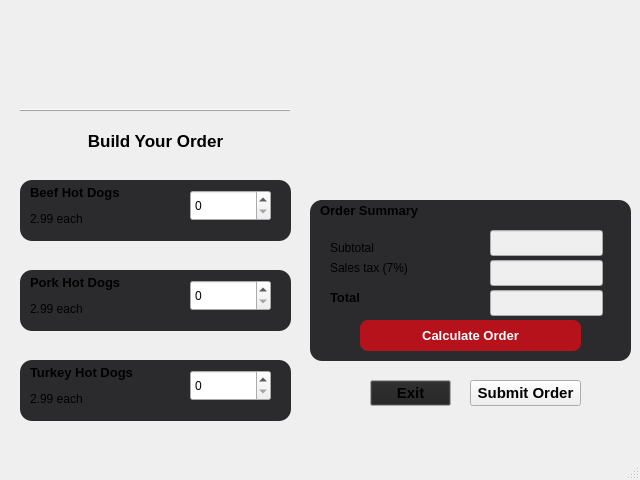
<?xml version="1.0" encoding="UTF-8"?>
<ui version="4.0">
 <class>MainWindow</class>
 <widget class="QMainWindow" name="MainWindow">
  <property name="geometry">
   <rect>
    <x>0</x>
    <y>0</y>
    <width>640</width>
    <height>480</height>
   </rect>
  </property>
  <property name="font">
   <font>
    <pointsize>11</pointsize>
   </font>
  </property>
  <property name="windowTitle">
   <string>BreeMcClimans- DroneDogs</string>
  </property>
  <widget class="QWidget" name="centralwidget">
   <widget class="QLabel" name="LabelTitle">
    <property name="geometry">
     <rect>
      <x>0</x>
      <y>0</y>
      <width>311</width>
      <height>121</height>
     </rect>
    </property>
    <property name="text">
     <string/>
    </property>
    <property name="pixmap">
     <pixmap>dronedogs_order_form_title_text.png</pixmap>
    </property>
    <property name="scaledContents">
     <bool>true</bool>
    </property>
   </widget>
   <widget class="QLabel" name="LabelLogo">
    <property name="geometry">
     <rect>
      <x>310</x>
      <y>0</y>
      <width>331</width>
      <height>191</height>
     </rect>
    </property>
    <property name="text">
     <string/>
    </property>
    <property name="pixmap">
     <pixmap>DroneDogsLogo.png</pixmap>
    </property>
    <property name="scaledContents">
     <bool>true</bool>
    </property>
   </widget>
   <widget class="QFrame" name="FrameOrderSummary">
    <property name="geometry">
     <rect>
      <x>310</x>
      <y>200</y>
      <width>321</width>
      <height>161</height>
     </rect>
    </property>
    <property name="styleSheet">
     <string notr="true">QFrame {
    background-color: #2B2B2E;
    border-radius: 12px;
}</string>
    </property>
    <property name="frameShape">
     <enum>QFrame::Shape::StyledPanel</enum>
    </property>
    <property name="frameShadow">
     <enum>QFrame::Shadow::Raised</enum>
    </property>
    <widget class="QPushButton" name="PushButtonCalcOrder">
     <property name="geometry">
      <rect>
       <x>50</x>
       <y>120</y>
       <width>221</width>
       <height>31</height>
      </rect>
     </property>
     <property name="styleSheet">
      <string notr="true">QPushButton {
    background-color: #B5121B;
    color: white;
    border: none;
    border-radius: 8px;
    padding: 8px 16px;
    font-size: 13px;
    font-weight: bold;
}

QPushButton:hover {
    background-color: #D71920;
}

QPushButton:pressed {
    background-color: #850C14;
}</string>
     </property>
     <property name="text">
      <string>Calculate Order</string>
     </property>
    </widget>
    <widget class="QLabel" name="LabelOrderSummary">
     <property name="geometry">
      <rect>
       <x>10</x>
       <y>0</y>
       <width>111</width>
       <height>21</height>
      </rect>
     </property>
     <property name="text">
      <string>&lt;html&gt;&lt;head/&gt;&lt;body&gt;&lt;p&gt;&lt;span style=&quot; font-size:10pt; font-weight:700;&quot;&gt;Order Summary&lt;/span&gt;&lt;/p&gt;&lt;/body&gt;&lt;/html&gt;</string>
     </property>
    </widget>
    <widget class="QLabel" name="LabelSubtotal">
     <property name="geometry">
      <rect>
       <x>20</x>
       <y>40</y>
       <width>49</width>
       <height>16</height>
      </rect>
     </property>
     <property name="text">
      <string>Subtotal</string>
     </property>
    </widget>
    <widget class="QLabel" name="LabelSalesTax">
     <property name="geometry">
      <rect>
       <x>20</x>
       <y>60</y>
       <width>81</width>
       <height>16</height>
      </rect>
     </property>
     <property name="text">
      <string>Sales tax (7%)</string>
     </property>
    </widget>
    <widget class="QLabel" name="LabelTotal">
     <property name="geometry">
      <rect>
       <x>20</x>
       <y>90</y>
       <width>49</width>
       <height>16</height>
      </rect>
     </property>
     <property name="text">
      <string>&lt;html&gt;&lt;head/&gt;&lt;body&gt;&lt;p&gt;&lt;span style=&quot; font-size:10pt; font-weight:700;&quot;&gt;Total&lt;/span&gt;&lt;/p&gt;&lt;/body&gt;&lt;/html&gt;</string>
     </property>
    </widget>
    <widget class="QLineEdit" name="LineEditSubtotal">
     <property name="enabled">
      <bool>false</bool>
     </property>
     <property name="geometry">
      <rect>
       <x>180</x>
       <y>30</y>
       <width>113</width>
       <height>26</height>
      </rect>
     </property>
     <property name="alignment">
      <set>Qt::AlignmentFlag::AlignRight|Qt::AlignmentFlag::AlignTrailing|Qt::AlignmentFlag::AlignVCenter</set>
     </property>
     <property name="readOnly">
      <bool>true</bool>
     </property>
    </widget>
    <widget class="QLineEdit" name="LineEditSalesTax">
     <property name="enabled">
      <bool>false</bool>
     </property>
     <property name="geometry">
      <rect>
       <x>180</x>
       <y>60</y>
       <width>113</width>
       <height>26</height>
      </rect>
     </property>
     <property name="alignment">
      <set>Qt::AlignmentFlag::AlignRight|Qt::AlignmentFlag::AlignTrailing|Qt::AlignmentFlag::AlignVCenter</set>
     </property>
     <property name="readOnly">
      <bool>true</bool>
     </property>
    </widget>
    <widget class="QLineEdit" name="LineEditTotal">
     <property name="enabled">
      <bool>false</bool>
     </property>
     <property name="geometry">
      <rect>
       <x>180</x>
       <y>90</y>
       <width>113</width>
       <height>26</height>
      </rect>
     </property>
     <property name="alignment">
      <set>Qt::AlignmentFlag::AlignRight|Qt::AlignmentFlag::AlignTrailing|Qt::AlignmentFlag::AlignVCenter</set>
     </property>
     <property name="readOnly">
      <bool>true</bool>
     </property>
    </widget>
   </widget>
   <widget class="QFrame" name="FrameBeefDogs">
    <property name="geometry">
     <rect>
      <x>20</x>
      <y>180</y>
      <width>271</width>
      <height>61</height>
     </rect>
    </property>
    <property name="styleSheet">
     <string notr="true">QFrame {
    background-color: #2B2B2E;
    border-radius: 12px;
}</string>
    </property>
    <property name="frameShape">
     <enum>QFrame::Shape::StyledPanel</enum>
    </property>
    <property name="frameShadow">
     <enum>QFrame::Shadow::Raised</enum>
    </property>
    <widget class="QLabel" name="LabelBeefDogs">
     <property name="geometry">
      <rect>
       <x>10</x>
       <y>0</y>
       <width>91</width>
       <height>51</height>
      </rect>
     </property>
     <property name="text">
      <string>&lt;html&gt;&lt;head/&gt;&lt;body&gt;&lt;p&gt;&lt;span style=&quot; font-size:10pt; font-weight:700;&quot;&gt;Beef Hot Dogs&lt;/span&gt;&lt;/p&gt;&lt;p&gt;2.99 each&lt;/p&gt;&lt;/body&gt;&lt;/html&gt;</string>
     </property>
    </widget>
    <widget class="QSpinBox" name="SpinBoxBeefDogs">
     <property name="geometry">
      <rect>
       <x>170</x>
       <y>10</y>
       <width>81</width>
       <height>31</height>
      </rect>
     </property>
     <property name="maximum">
      <number>99</number>
     </property>
    </widget>
   </widget>
   <widget class="QFrame" name="FramePorkDogs">
    <property name="geometry">
     <rect>
      <x>20</x>
      <y>270</y>
      <width>271</width>
      <height>61</height>
     </rect>
    </property>
    <property name="styleSheet">
     <string notr="true">QFrame {
    background-color: #2B2B2E;
    border-radius: 12px;
}</string>
    </property>
    <property name="frameShape">
     <enum>QFrame::Shape::StyledPanel</enum>
    </property>
    <property name="frameShadow">
     <enum>QFrame::Shadow::Raised</enum>
    </property>
    <widget class="QLabel" name="LabelPorkDogs">
     <property name="geometry">
      <rect>
       <x>10</x>
       <y>0</y>
       <width>91</width>
       <height>51</height>
      </rect>
     </property>
     <property name="text">
      <string>&lt;html&gt;&lt;head/&gt;&lt;body&gt;&lt;p&gt;&lt;span style=&quot; font-size:10pt; font-weight:700;&quot;&gt;Pork Hot Dogs&lt;/span&gt;&lt;/p&gt;&lt;p&gt;2.99 each&lt;/p&gt;&lt;/body&gt;&lt;/html&gt;</string>
     </property>
    </widget>
    <widget class="QSpinBox" name="SpinBoxPorkDogs">
     <property name="geometry">
      <rect>
       <x>170</x>
       <y>10</y>
       <width>81</width>
       <height>31</height>
      </rect>
     </property>
     <property name="maximum">
      <number>99</number>
     </property>
    </widget>
   </widget>
   <widget class="QFrame" name="FrameHotDogs">
    <property name="geometry">
     <rect>
      <x>20</x>
      <y>360</y>
      <width>271</width>
      <height>61</height>
     </rect>
    </property>
    <property name="styleSheet">
     <string notr="true">QFrame {
    background-color: #2B2B2E;
    border-radius: 12px;
}</string>
    </property>
    <property name="frameShape">
     <enum>QFrame::Shape::StyledPanel</enum>
    </property>
    <property name="frameShadow">
     <enum>QFrame::Shadow::Raised</enum>
    </property>
    <widget class="QLabel" name="LabelTurkeyDogs">
     <property name="geometry">
      <rect>
       <x>10</x>
       <y>0</y>
       <width>111</width>
       <height>51</height>
      </rect>
     </property>
     <property name="text">
      <string>&lt;html&gt;&lt;head/&gt;&lt;body&gt;&lt;p&gt;&lt;span style=&quot; font-size:10pt; font-weight:700;&quot;&gt;Turkey Hot Dogs&lt;/span&gt;&lt;/p&gt;&lt;p&gt;2.99 each&lt;/p&gt;&lt;/body&gt;&lt;/html&gt;</string>
     </property>
    </widget>
    <widget class="QSpinBox" name="SpinBoxTurkeyDogs">
     <property name="geometry">
      <rect>
       <x>170</x>
       <y>10</y>
       <width>81</width>
       <height>31</height>
      </rect>
     </property>
     <property name="maximum">
      <number>99</number>
     </property>
    </widget>
   </widget>
   <widget class="QFrame" name="FrameOrderDivider">
    <property name="geometry">
     <rect>
      <x>20</x>
      <y>70</y>
      <width>271</width>
      <height>80</height>
     </rect>
    </property>
    <property name="frameShape">
     <enum>QFrame::Shape::HLine</enum>
    </property>
    <property name="frameShadow">
     <enum>QFrame::Shadow::Raised</enum>
    </property>
    <widget class="QLabel" name="LabelBuildOrder">
     <property name="geometry">
      <rect>
       <x>50</x>
       <y>60</y>
       <width>171</width>
       <height>21</height>
      </rect>
     </property>
     <property name="font">
      <font>
       <pointsize>13</pointsize>
       <bold>true</bold>
      </font>
     </property>
     <property name="text">
      <string>Build Your Order</string>
     </property>
     <property name="alignment">
      <set>Qt::AlignmentFlag::AlignCenter</set>
     </property>
    </widget>
   </widget>
   <widget class="QPushButton" name="PushButtonSubmitOrder">
    <property name="geometry">
     <rect>
      <x>470</x>
      <y>380</y>
      <width>111</width>
      <height>26</height>
     </rect>
    </property>
    <property name="font">
     <font>
      <pointsize>11</pointsize>
      <bold>true</bold>
     </font>
    </property>
    <property name="text">
     <string>Submit Order</string>
    </property>
   </widget>
   <widget class="QPushButton" name="PushButtonExit">
    <property name="geometry">
     <rect>
      <x>370</x>
      <y>380</y>
      <width>81</width>
      <height>26</height>
     </rect>
    </property>
    <property name="palette">
     <palette>
      <active>
       <colorrole role="Button">
        <brush brushstyle="SolidPattern">
         <color alpha="255">
          <red>33</red>
          <green>33</green>
          <blue>33</blue>
         </color>
        </brush>
       </colorrole>
      </active>
      <inactive>
       <colorrole role="Button">
        <brush brushstyle="SolidPattern">
         <color alpha="255">
          <red>33</red>
          <green>33</green>
          <blue>33</blue>
         </color>
        </brush>
       </colorrole>
      </inactive>
      <disabled>
       <colorrole role="Button">
        <brush brushstyle="SolidPattern">
         <color alpha="255">
          <red>33</red>
          <green>33</green>
          <blue>33</blue>
         </color>
        </brush>
       </colorrole>
      </disabled>
     </palette>
    </property>
    <property name="font">
     <font>
      <pointsize>11</pointsize>
      <bold>true</bold>
     </font>
    </property>
    <property name="text">
     <string>Exit</string>
    </property>
   </widget>
   <zorder>FrameOrderSummary</zorder>
   <zorder>LabelTitle</zorder>
   <zorder>LabelLogo</zorder>
   <zorder>FrameBeefDogs</zorder>
   <zorder>FramePorkDogs</zorder>
   <zorder>FrameHotDogs</zorder>
   <zorder>FrameOrderDivider</zorder>
   <zorder>PushButtonSubmitOrder</zorder>
   <zorder>PushButtonExit</zorder>
  </widget>
  <widget class="QMenuBar" name="menubar">
   <property name="geometry">
    <rect>
     <x>0</x>
     <y>0</y>
     <width>640</width>
     <height>33</height>
    </rect>
   </property>
  </widget>
  <widget class="QStatusBar" name="statusbar"/>
 </widget>
 <tabstops>
  <tabstop>SpinBoxBeefDogs</tabstop>
  <tabstop>SpinBoxPorkDogs</tabstop>
  <tabstop>SpinBoxTurkeyDogs</tabstop>
  <tabstop>PushButtonCalcOrder</tabstop>
  <tabstop>PushButtonExit</tabstop>
  <tabstop>PushButtonSubmitOrder</tabstop>
  <tabstop>LineEditSubtotal</tabstop>
  <tabstop>LineEditSalesTax</tabstop>
  <tabstop>LineEditTotal</tabstop>
 </tabstops>
 <resources/>
 <connections/>
</ui>
